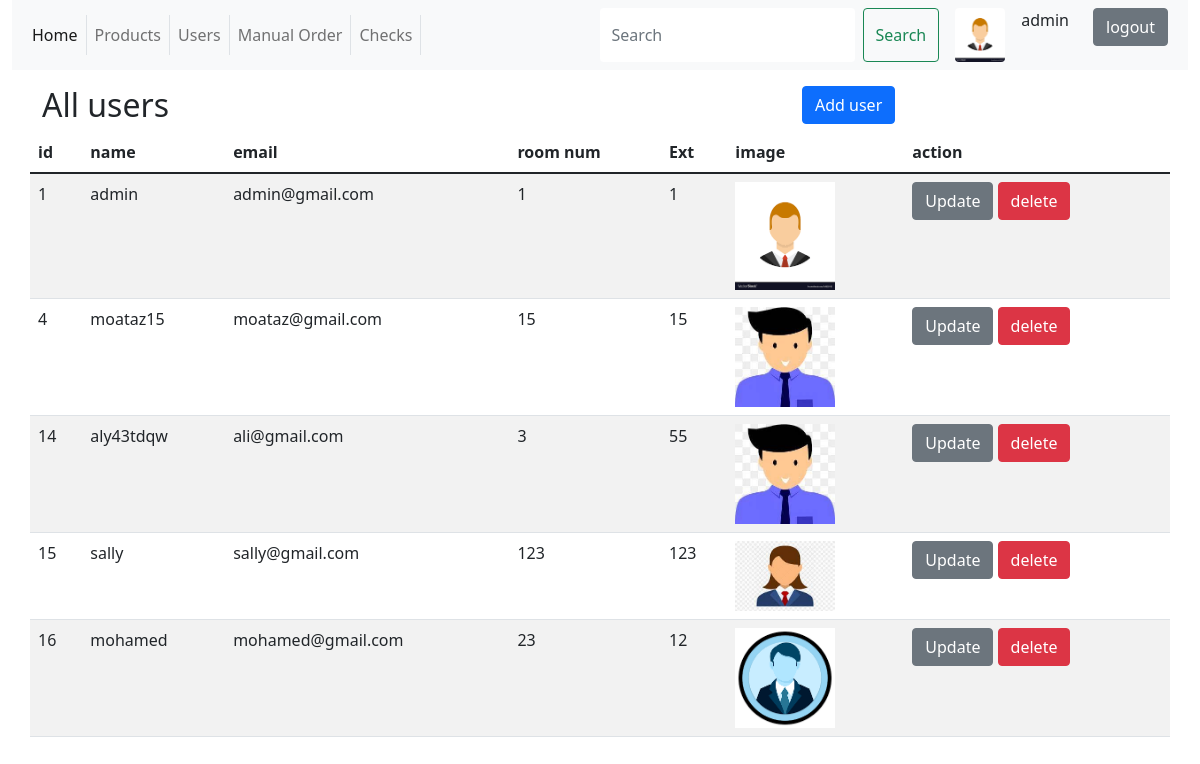
Screenshot of /all_users.php with the database file from the repository.
### tables this page shows
CREATE TABLE `users` (
  `id` int NOT NULL,
  `username` varchar(100) NOT NULL,
  `email` varchar(100) NOT NULL,
  `password` varchar(100) NOT NULL,
  `room_no` int NOT NULL,
  `ext` int NOT NULL,
  `image` varchar(200) DEFAULT NULL,
  `created_at` timestamp NOT NULL DEFAULT CURRENT_TIMESTAMP,
  `is_admin` int NOT NULL DEFAULT '0'
);

### all_users.php (the view, shortened to what this page needs)
<?php
    include_once 'database.php';
        $query10 = "SELECT * FROM users where is_admin = 1"  ;
        $sql10 = $conn->prepare($query10);
        $result  = $sql10->execute();
        $user = $sql10->fetch();
    if(isset($_GET)){
            $query = 'SELECT * FROM users'  ;
            $sql = $conn->prepare($query);
            $result  = $sql->execute();
            $users = $sql->fetchAll();
    }
?>
<!DOCTYPE html>
<html lang="en">
<head>
    <link href="https://cdn.jsdelivr.net/npm/bootstrap@5.1.3/dist/css/bootstrap.min.css" rel="stylesheet">
</head>
<body>
<div class="container-fluid header">
    <nav class="navbar navbar-expand-lg navbar-light bg-light">
        <div class="container-fluid">
            <div class="collapse navbar-collapse" id="navbarSupportedContent">
            <ul class="navbar-nav me-auto mb-2 mb-lg-0">
                <li class="nav-item">
                <a class="nav-link active border-end" aria-current="page" href="homepage.php">Home</a>
                </li>
                <li class="nav-item">
                <a class="nav-link border-end" href="all_products.php">Products</a>
                </li>
                <li class="nav-item">
                <a class="nav-link border-end" href="all_users.php">Users</a>
                </li>
                <li class="nav-item">
                <a class="nav-link border-end" href="homepage.php">Manual Order</a>
                </li>
                <li class="nav-item">
                <a class="nav-link border-end" href="#">Checks</a>
                </li>
            </ul>
                <div class="d-flex">
                        <form action="handle_search.php" method="post" class="d-flex" role="search w-100">
                            <input class="form-control me-2  text-dark border-0 " name="search_user"  type="search" placeholder="Search"
                                aria-label="Search">
                            <button class="btn btn-outline-success me-3" name="search_button_user" type="submit">Search</button>
                        </form>
                        <img src="<?php  echo $user['image'] ?>" class="rounded" style="width: 50px;" alt="">
                    <p  class="mx-3"><?php  echo $user['username'] ?></p>
                </div>
                <p class="mx-1 ">
                        <a class="btn btn-secondary mx-1 " href="logout.php">logout</a>
                    </p>
            </div>
        </div>
    </nav>
    </div>
    <div class="container">
        <div class="row my-3">
            <div class="col-8 ">
                <h2>All users</h2>
            </div>
            <div class="col-4 ">
                <a href="add_user.php" class="btn btn-primary">Add user</a>
            </div>
                <table class="table table-striped ">
                    <thead>
                        <tr>
                            <th>id</th>
                            <th> name</th>
                            <th> email</th>
                            <th>room num</th>
                            <th>Ext</th>
                            <th>image</th>
                            <th>action</th>
                        </tr>
                    </thead>
                    <tbody>
                        <?php  if(isset($users)  && !empty($users)){
                            foreach ($users as $user) { ?>
                                    <tr>
                                        <td>
                                                <?php  echo $user['id'] ?>
                                        </td>
                                        <td>
                                        <?php  echo $user['username'] ?>
                                        </td>
                                        <td>
                                        <?php  echo $user['email'] ?>
                                        </td>
                                        <td>
                                        <?php  echo $user['room_no'] ?>
                                        </td>
                                        <td>
                                        <?php  echo $user['ext'] ?>
                                        </td>
                                        <td>
                                            <img class="" style="width: 100px;height=100px" src="<?php echo $user['image']  ?>" alt="">
                                        </td>
                                        <td>
                                            <a class="btn btn-secondary" href="edit_user.php?id=<?php echo $user['id'] ?>">Update</a>
                                            <a class="btn btn-danger" href="./delete/user.php?id=<?php echo $user['id'] ?>">delete</a>
                                        </td>
                                    </tr>
                        <?php }
                        }  ?>
                    </tbody>
                </table>
        </div>
    </div>
</body>
</html>

### rows the page displays
users: image (picture), username "admin", id "1", email "admin@gmail.com", room_no "1", ext "1"
users: id "4", username "moataz15", email "moataz@gmail.com", room_no "15", ext "15", image (picture)
users: id "14", username "aly43tdqw", email "ali@gmail.com", room_no "3", ext "55", image (picture)
users: id "15", username "sally", email "sally@gmail.com", room_no "123", ext "123", image (picture)
users: id "16", username "mohamed", email "mohamed@gmail.com", room_no "23", ext "12", image (picture)
